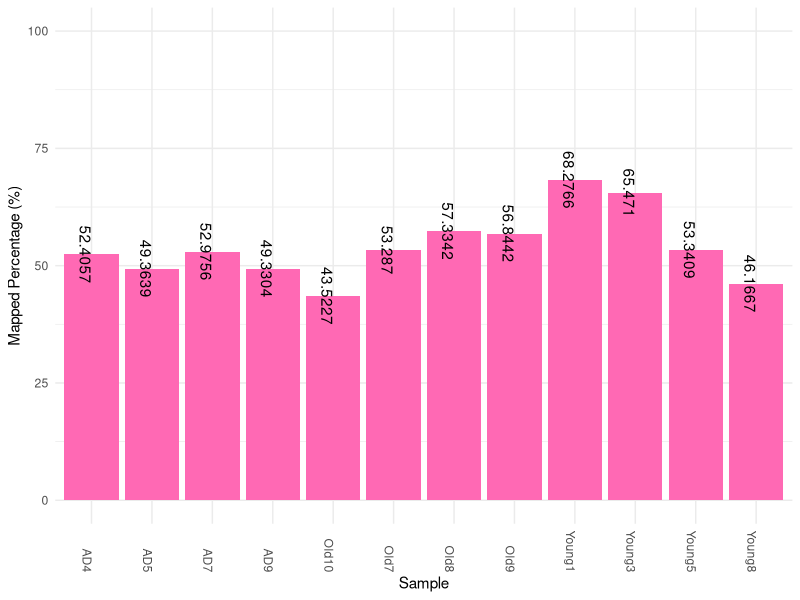

Source code (R): (Note: this script raises an error after producing the figure.)
library(ggplot2)
sample_names <- c("AD4", "AD5", "AD7", "AD9", "Old7", "Old8", "Old9","Old10", "Young1", "Young3", "Young5", "Young8")
map_perc <- c(52.4057, 49.3639, 52.9756, 49.3304, 53.2870, 57.3342, 56.8442, 43.5227, 68.2766, 65.4710, 53.3409, 46.1667)

# Create a data frame
data <- data.frame(Sample = sample_names, MappedPercentage = map_perc)

# Bar plot

mapping_rate <- ggplot(data, aes(x = Sample, y = MappedPercentage)) +
  geom_bar(stat = "identity", fill = "hotpink") +
  geom_text(aes(label = MappedPercentage), angle = -90, vjust = 1, color = "black") +
  labs(
       x = "Sample", y = "Mapped Percentage (%)") +
  theme_minimal() +
  ylim(0, 100) +  # Set y-axis limits
  theme(axis.text.x = element_text(angle = -90, hjust = 1))  # Rotate x-axis labels

mapping_rate <- edit_plots(mapping_rate)
mapping_rate

ggplot(data, aes(x = Sample, y = MappedPercentage)) +
  geom_bar(stat = "identity", fill = "hotpink") +
  geom_text(aes(label = MappedPercentage), angle = -90, vjust = 1, color = "black") +
  labs(
    x = "Sample", y = "Mapped Percentage (%)") +
  theme_minimal() +
  ylim(0, 100) +  # Set y-axis limits
  theme(axis.text.x = element_text(angle = -90, hjust = 1))  # Rotate x-axis labels

#Darisia Edit_plot
edit_plots <- function(
    ggplot_object
) {
  ggplot_object <- ggplot_object +
    theme(axis.title.x = element_text(margin = margin(b = 1, unit = 'cm'),
                                      vjust = -5,
                                      size = 12),
          axis.title.y = element_text(margin = margin(l = 1, unit = 'cm'),
                                      vjust = 5,
                                      size = 12),
          axis.text.x = element_text(size = 10,
                                     colour = 'black'),
          axis.text.y = element_text(size = 10,
                                     colour = 'black'),
          legend.text = element_text(size = 10,
                                     colour = 'black'),
          legend.title = element_text(size = 12,
                                      colour = 'black'),
          strip.text = element_text(
            size = 12,
            colour = "black",
            face = "bold"
          ),
          strip.background = element_blank(),
          plot.margin = unit(c(1,1,1,1), "cm"),
          # panel.background = element_blank(),
          panel.grid = element_blank(),
          axis.line = element_line(colour = "black")
    ) # Not sure what else I need to add - but for now this if fine
  return(ggplot_object)
} 
mapping_rate <- edit_plots(mapping_rate)
mapping_rate


ggplot(data, aes(x = Sample, y = MappedPercentage)) +
  geom_bar(stat = "identity", fill = "steelblue") +
  geom_text(aes(label = MappedPercentage), vjust = -0.5, color = "black") +
  labs(title = "Percentage of Mapped Reads by Sample",
       x = "Sample", y = "Mapped Percentage (%)") +
  theme_minimal()
